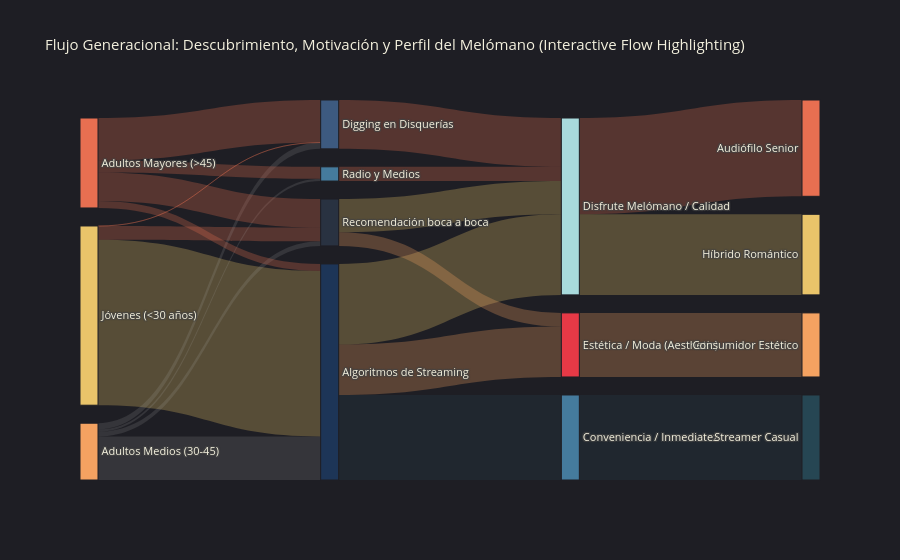

This figure's notebook cell:
### Markdown cell above
### 8. El Diagrama de Sankey (Flujo Multidimensional de Preferencias Coloreado)

Para el análisis visual de datos multidimensionales relacionados con las trayectorias de descubrimiento musical, implementamos un diagrama de Sankey Híbrido. Esta estructura nos permite rastrear cómo el rango de edad condiciona el canal de descubrimiento, y cómo esto desemboca en la tribu de consumo final.

Para evitar el caos visual de los cruces de líneas, aplicamos los principios de **La Interacción del Color de Josef Albers**. Hemos codificado los enlaces utilizando canales RGBA con opacidades suaves, asegurando que la transparencia y la saturación del color actúen como codificadores de relaciones implícitas, guiando la lectura desde el origen hasta el final de la trayectoria.

Este gráfico interactivo resuelve la hipótesis sobre la **preferencia afectiva y el descubrimiento de música**.
Mapea visualmente el flujo de comportamiento de nuestros 5,000 usuarios:

$$\text{Rango de Edad} \longrightarrow \text{Método de Descubrimiento} \longrightarrow \text{Motivación de Compra} \longrightarrow \text{Tribu Final}$$

Utilizando las teorías de **Albers** sobre transparencia e interacción, hemos coloreado dinámicamente cada transición en función de su tribu de destino con opacidades suaves (15% a 30%). Esto evita el efecto espagueti y permite trazar las trayectorias con gran armonía estética.

### Code cell
df_sankey = df_usuarios.copy()
df_sankey["rango_edad"] = pd.cut(
    df_sankey["edad"], 
    bins=[17, 30, 45, 80],
    labels=["Jóvenes (<30 años)", "Adultos Medios (30-45)", "Adultos Mayores (>45)"]
)

ALL_SANKEY_NODES = [
    "Jóvenes (<30 años)", "Adultos Medios (30-45)", "Adultos Mayores (>45)",
    "Digging en Disquerías", "Recomendación boca a boca", "Radio y Medios", "Algoritmos de Streaming",
    "Disfrute Melómano / Calidad", "Estética / Moda (Aesthetic)", "Conveniencia / Inmediatez",
    "Audiófilo Senior", "Híbrido Romántico", "Consumidor Estético", "Streamer Casual"
]
node_map = {node: i for i, node in enumerate(ALL_SANKEY_NODES)}

flow1 = df_sankey.groupby(["rango_edad", "descubrimiento"]).size().reset_index(name="value").rename(columns={"rango_edad": "source", "descubrimiento": "target"})
flow2 = df_sankey.groupby(["descubrimiento", "motivacion"]).size().reset_index(name="value").rename(columns={"descubrimiento": "source", "motivacion": "target"})
flow3 = df_sankey.groupby(["motivacion", "tribu_real"]).size().reset_index(name="value").rename(columns={"motivacion": "source", "tribu_real": "target"})

flows = pd.concat([flow1, flow2, flow3])
flows = flows[flows["value"] > 0]
flows["source_idx"] = flows["source"].map(node_map)
flows["target_idx"] = flows["target"].map(node_map)
flows = flows.dropna()

def map_flow_color(row):
    target = row["target"]
    source = row["source"]
    c_senior = "rgba(231, 111, 81, 0.28)"
    c_hibrido = "rgba(233, 196, 106, 0.28)"
    c_estetico = "rgba(244, 162, 97, 0.28)"
    c_casual = "rgba(38, 70, 83, 0.24)"
    
    if target == "Audiófilo Senior": return c_senior
    if target == "Híbrido Romántico": return c_hibrido
    if target == "Consumidor Estético": return c_estetico
    if target == "Streamer Casual": return c_casual
    
    if target == "Disfrute Melómano / Calidad":
        return c_senior if source in ["Digging en Disquerías", "Radio y Medios"] else c_hibrido
    if target == "Estética / Moda (Aesthetic)": return c_estetico
    if target == "Conveniencia / Inmediatez": return c_casual
    
    if source == "Adultos Mayores (>45)": return c_senior
    if source == "Jóvenes (<30 años)":
        return c_hibrido if target == "Algoritmos de Streaming" else c_senior
    return "rgba(180, 180, 180, 0.15)"

flows["link_color"] = flows.apply(map_flow_color, axis=1)

fig_sankey = go.Figure(data=[go.Sankey(
    node=dict(
        pad=18,
        thickness=18,
        line=dict(color="#1E1E24", width=1),
        label=ALL_SANKEY_NODES,
        color=[
            "#E9C46A", "#F4A261", "#E76F51",
            "#3D5A80", "#293241", "#457B9D", "#1D3557",
            "#A8DADC", "#E63946", "#457B9D",
            "#E76F51", "#E9C46A", "#F4A261", "#264653"
        ]
    ),
    link=dict(
        source=flows["source_idx"].astype(int).tolist(),
        target=flows["target_idx"].astype(int).tolist(),
        value=flows["value"].tolist(),
        color=flows["link_color"].tolist()
    )
    )])

fig_sankey.update_layout(
    title_text="Flujo Generacional: Descubrimiento, Motivación y Perfil del Melómano (Interactive Flow Highlighting)",
    font=dict(size=11, color="#F4F1DE"),
    paper_bgcolor="#1E1E24"
)
fig_sankey.show()

### Figure 1 — Plotly figure (JSON) as saved in the notebook; plotly's stock layout.template omitted (floating-point values rounded to 4 significant figures)
{"data": [{"link": {"color": ["rgba(233, 196, 106, 0.28)", "rgba(231, 111, 81, 0.28)", "rgba(231, 111, 81, 0.28)", "rgba(180, 180, 180, 0.15)", "rgba(180, 180, 180, 0.15)", "rgba(180, 180, 180, 0.15)", "rgba(180, 180, 180, 0.15)", "rgba(231, 111, 81, 0.28)", "rgba(231, 111, 81, 0.28)", "rgba(231, 111, 81, 0.28)", "rgba(231, 111, 81, 0.28)", "rgba(38, 70, 83, 0.24)", "rgba(233, 196, 106, 0.28)", "rgba(244, 162, 97, 0.28)", "rgba(231, 111, 81, 0.28)", "rgba(231, 111, 81, 0.28)", "rgba(233, 196, 106, 0.28)", "rgba(244, 162, 97, 0.28)", "rgba(38, 70, 83, 0.24)", "rgba(231, 111, 81, 0.28)", "rgba(233, 196, 106, 0.28)", "rgba(244, 162, 97, 0.28)"], "source": [0, 0, 0, 1, 1, 1, 1, 2, 2, 2, 2, 6, 6, 6, 3, 5, 4, 4, 9, 7, 7, 8], "target": [6, 3, 4, 6, 3, 5, 4, 6, 3, 5, 4, 9, 7, 8, 7, 7, 7, 8, 13, 10, 11, 12], "value": [2538, 1, 210, 669, 96, 36, 70, 107, 652, 182, 439, 1304, 1236, 774, 749, 218, 510, 209, 1304, 1477, 1236, 983]}, "node": {"color": ["#E9C46A", "#F4A261", "#E76F51", "#3D5A80", "#293241", "#457B9D", "#1D3557", "#A8DADC", "#E63946", "#457B9D", "#E76F51", "#E9C46A", "#F4A261", "#264653"], "label": ["Jóvenes (<30 años)", "Adultos Medios (30-45)", "Adultos Mayores (>45)", "Digging en Disquerías", "Recomendación boca a boca", "Radio y Medios", "Algoritmos de Streaming", "Disfrute Melómano / Calidad", "Estética / Moda (Aesthetic)", "Conveniencia / Inmediatez", "Audiófilo Senior", "Híbrido Romántico", "Consumidor Estético", "Streamer Casual"], "line": {"color": "#1E1E24", "width": 1}, "pad": 18, "thickness": 18}, "type": "sankey"}], "layout": {"font": {"color": "#F4F1DE", "size": 11}, "paper_bgcolor": "#1E1E24", "title": {"text": "Flujo Generacional: Descubrimiento, Motivación y Perfil del Melómano (Interactive Flow Highlighting)"}}}
